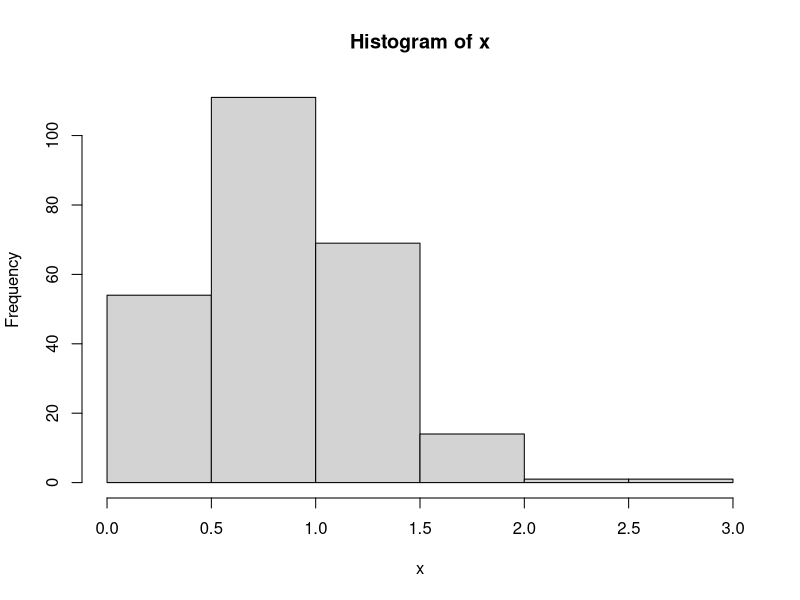
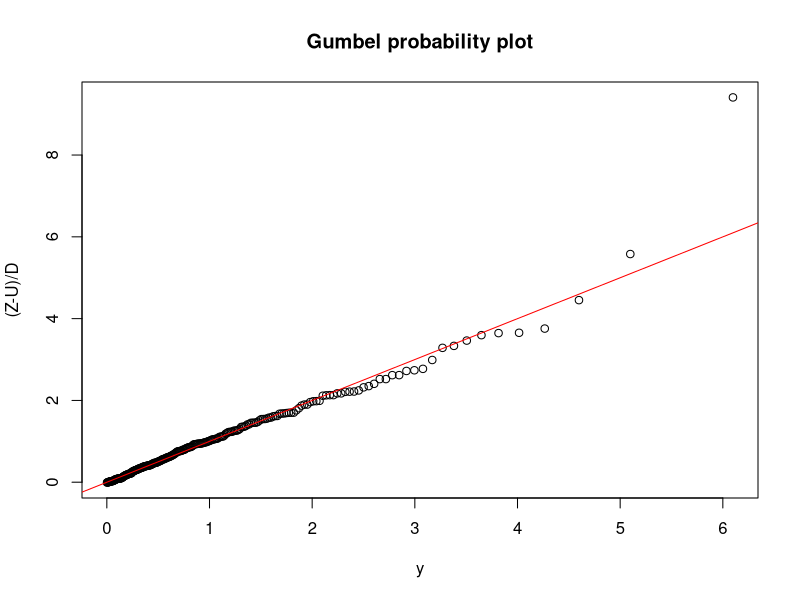
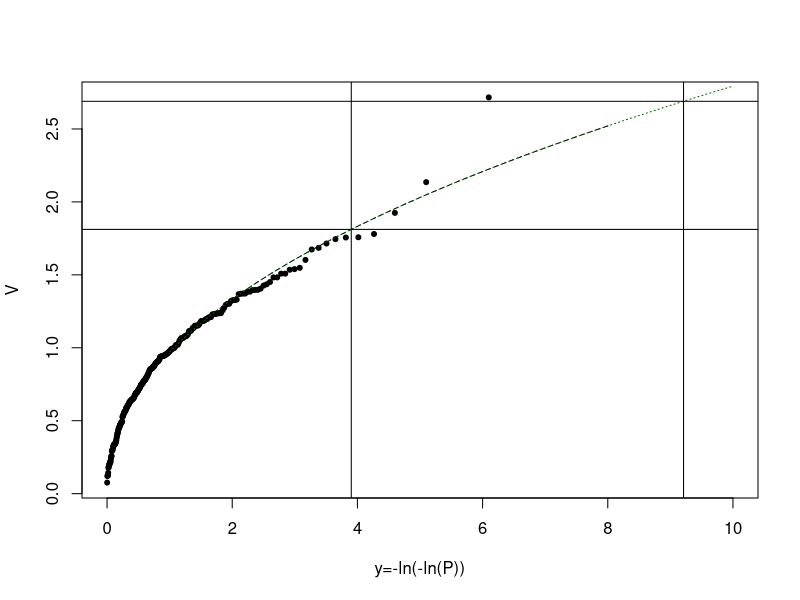
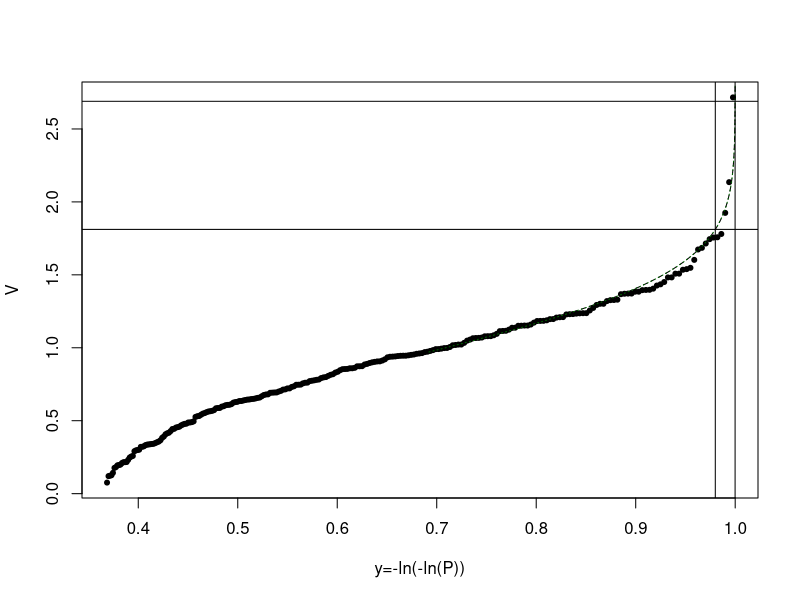
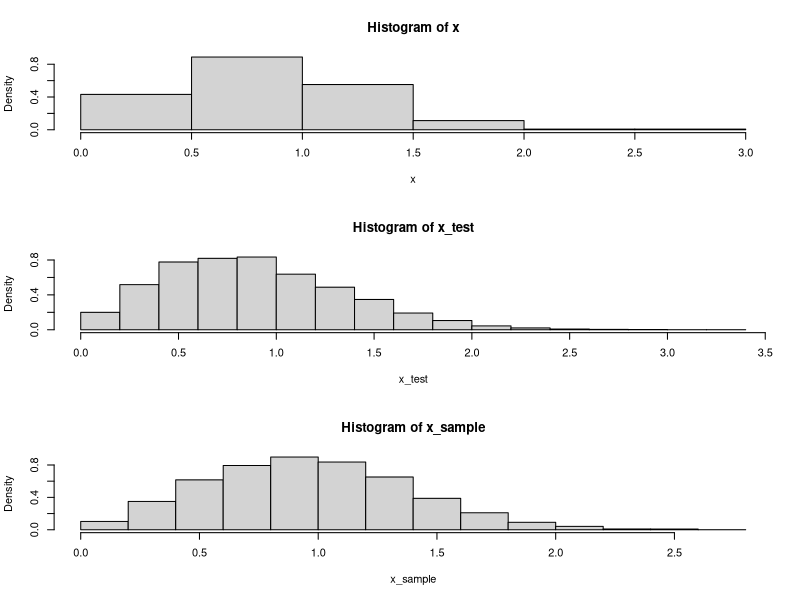

Reproduce these figures in R, in order.
## ---- chunk 1
# put any imports here
## ---- chunk 2
set.seed(123)

R <- 250
x <- rweibull(n = R, scale = 1, shape = 2)

hist(x)
## ---- chunk 3
par <-c(0.5, 0.5)

nll <- function(x, par) {
  shape = par[1]
  scale = par[2]
  -sum(dweibull(x, shape = shape, scale = scale, log = TRUE))
}

fit <- optim(par, nll, x = x, method = "L-BFGS-B", lower = c(0.01, 0.01))
## ---- chunk 4
omega <- fit$par[1]
z <- x^omega
## ---- chunk 5
gamma <- 0.57721566490153286

z <- sort(z, decreasing = TRUE)
y <- vector(length=R)
sig2 <- vector(length=R);

y[1] <- gamma + log(R)
sig2[1] <- pi^2 / 6

for (m in seq(from = 2, to = R)) {
  y[m] <- y[m-1] - 1 / (m-1)
  sig2[m] <- sig2[m-1] - 1 / (m-1)^2
}
## ---- chunk 6
w <- 1 / sig2

residuals <- function(par, z, y, w) {
  u <- par[1]
  d <- par[2]
  z_hat <- y * d + u
  sum(w * (z - z_hat)^2)
}

fit2 <- optim(c(1,1), residuals, z=z, y=y, w=w)
u <- fit2$par[1]
d <- fit2$par[2]
## ---- chunk 7
par(mfrow=c(1,1))
plot(y, (z - u) / d, main = "Gumbel probability plot",
     ylab = "(Z-U)/D", xlab = "y")
abline(0, 1, col = "red")
## ---- chunk 8
par(mfrow=c(1,1))

y_grid <- seq(0, 8, length = 1000)

#omega_true <- 2

plot(y, z^(1/omega), col="black", xlab = "y=-ln(-ln(P))", ylab = "V", xlim = c(0, 10), pch = 20) # data
lines(y_grid, (y_grid*d + u)^(1/omega), col="black", lty = 2) # fit

y_grid <- seq(1, 10, length = 1000)
x_grid <- (y_grid * d + u)^(1/omega)
lines(y_grid, x_grid, col="darkgreen", pch = 20, lty = 3)

# get y values for return periods
y50 <- -log(-log(1 - 1/50))
y10k <- -log(-log(1 - 1/10000))
abline(v=y50, col="black") 
abline(v=y10k, col="black")

# calculate corresponding return levels
z50 <- (y50 * d + u)^(1/omega)
z10k <- (y10k * d + u)^(1/omega)
abline(h=z50, col="black") 
abline(h=z10k, col="black") 
## ---- chunk 9
par(mfrow=c(1,1))

plot(exp(-exp(-y)), z^(1/omega), col="black", xlab = "y=-ln(-ln(P))", ylab = "V", pch = 20) # data
lines(exp(-exp(-y_grid)), (y_grid*d + u)^(1/omega), col="black", lty = 2) # fit

y_grid <- seq(1, 10, length = 1000)
x_grid <- (y_grid * d + u)^(1/omega)
lines(exp(-exp(-y_grid)), x_grid, col="darkgreen", pch = 20, lty = 3)

# get y values for return periods
y50 <- -log(-log(1 - 1/50))
y10k <- -log(-log(1 - 1/10000))
abline(v=exp(-exp(-y50)), col="black") 
abline(v=exp(-exp(-y10k)), col="black")

# calculate corresponding return levels
z50 <- (y50 * d + u)^(1/omega)
z10k <- (y10k * d + u)^(1/omega)
abline(h=z50, col="black") 
abline(h=z10k, col="black") 
## ---- chunk 10
range(y); range(omega)

## ---- chunk 11
# simulate new samples
n_test <- 10000
u_sample <- runif(n_test)#, min=0.0001, max=0.9999)
y_sample <- -log(-log(u_sample))
z_sample <- d * y_sample + u
x_sample <- z_sample^(1/omega)

x_test <- rweibull(n_test, scale = 1, shape = 2)

par(mfcol=c(3, 1))
hist(x, freq = FALSE)
hist(x_test, freq = FALSE)
hist(x_sample, freq = FALSE)
